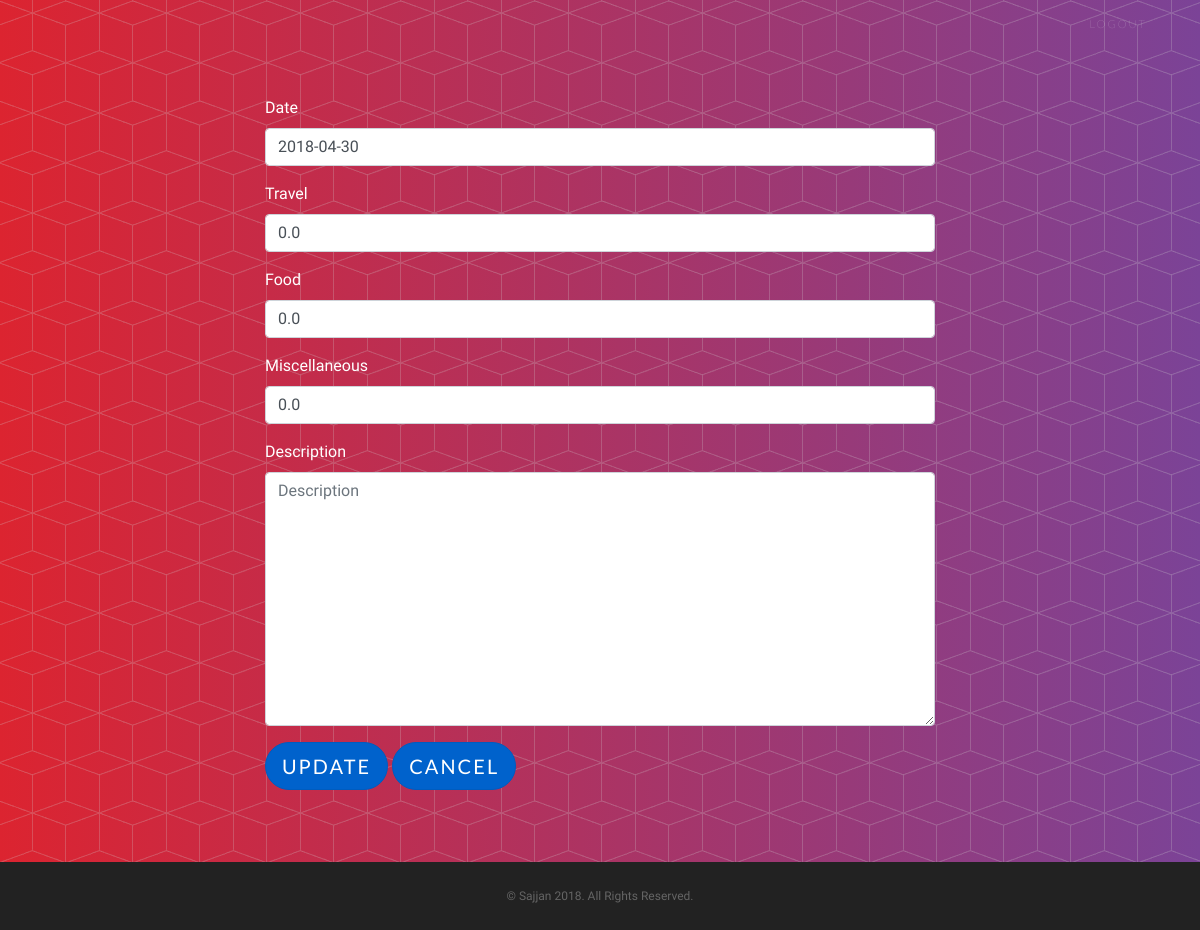
/expensetracker/update/13/ (signed in), run on the app's committed database.
### expensetracker/models.py (models this page shows)
class Expenses(models.Model):
    date = models.DateField('Date')
    travel = models.FloatField('Travel', blank=True,null=True, default=0)
    food = models.FloatField('Food', blank=True,null=True, default=0)
    miscellaneous = models.FloatField('Miscellaneous', blank=True,null=True, default=0)
    total_expense = models.FloatField('Total Expense', blank=True,null=True, default=0)
    descr = models.TextField('Description',max_length=2000,blank=True,null=True, default="")

### expensetracker/views.py (the view)
# urls.py: url(r'^update/(?P<pk>\d+)/', views.update, name='update'),
@login_required
def update(request,pk):
    expense = get_object_or_404(Expenses, pk=pk)
    if request.method == "POST":
        form = ExpenseForm(request.POST, instance=expense)
        if form.is_valid():
            expenseData = form.save(commit=False)
            expenseData.total_expense = calculateTotalExpense(expenseData)
            expenseData.save()
        listExpenses = Expenses.objects.order_by('-date')
        return render_list(request,listExpenses)
    else:
        form = ExpenseForm(instance=expense)
        return render(request,'update.html',{'form':form})

### expensetracker/forms.py
class ExpenseForm(forms.ModelForm):
    class Meta:
        model = Expenses
        exclude = ('total_expense',)
        date = forms.DateField(input_formats=settings.DATE_INPUT_FORMATS)
        widgets = {
            'date': forms.DateInput(attrs={'id': 'datefield'})
        }

### expensetracker/templates/update.html (shortened to what this page needs)
{% extends 'base.html' %}
{% block bootstrap %}
    {% load bootstrap3 %}
{% endblock %}
{% block content %}
    <br>
    <div>
    <form method="POST" action="update">
        {% bootstrap_form form %}
        <button type="submit" class="btn btn-primary btn-lg active">Update</button>
        <a href="{% url 'list' %}" class="btn btn-primary btn-lg active" role="button" aria-pressed="true"> Cancel </a>
        <br>
    </form>
    <br>
    <br>
    </div>
{% endblock %}

### data on the page
Expenses: date "2018-04-30", travel "0.0", food "0.0", miscellaneous "0.0"
